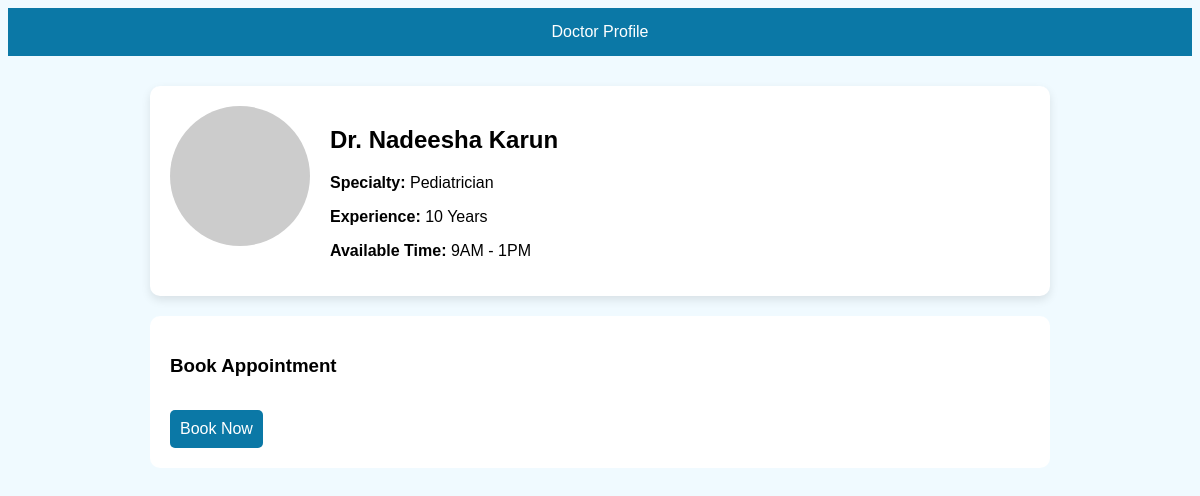
The app's page /doctor-profile.php?id=4 with its own data.
### tables this page shows
CREATE TABLE doctors (
    id INT AUTO_INCREMENT PRIMARY KEY,
    name VARCHAR(100) NOT NULL,
    specialization VARCHAR(100) NOT NULL,
    experience VARCHAR(50),
    available_time VARCHAR(100)
);

### doctor-profile.php (the view, shortened to what this page needs)
<?php
include "db.php";
$id = (int) $_GET['id'];
$sql = "SELECT * FROM doctors WHERE id = $id";
$result = $conn->query($sql);
$doctor = $result->fetch_assoc();
?>
<!DOCTYPE html>
<html lang="en">
<head>
</head>
<body>
<header>Doctor Profile</header>
<div class="container">
<div class="profile">
    <img src="https://via.placeholder.com/140" alt="Doctor">
    <div>
        <h2><?php echo htmlspecialchars($doctor['name']); ?></h2>
        <p><strong>Specialty:</strong> <?php echo htmlspecialchars($doctor['specialization']); ?></p>
        <p><strong>Experience:</strong> <?php echo htmlspecialchars($doctor['experience']); ?></p>
        <p><strong>Available Time:</strong> <?php echo htmlspecialchars($doctor['available_time']); ?></p>
    </div>
</div>
<div class="schedule">
    <h3>Book Appointment</h3>
    <a class="btn" href="appointment-booking.php?doctor_id=<?php echo $doctor['id']; ?>">
        Book Now
    </a>
</div>
</div>
</body>
</html>

### doctor-profile.php (style rules this page uses)
body { font-family: Arial; background: #f0faff; }
header { background: #0b78a6; color: white; padding: 15px; text-align: center; }
.container { width: 90%; max-width: 900px; margin: 30px auto; }
.profile { background: white; padding: 20px; border-radius: 10px; display: flex; gap: 20px; box-shadow: 0 4px 10px rgba(0,0,0,0.1); }
.profile img { width: 140px; height: 140px; border-radius: 50%; }
.schedule { margin-top: 20px; background: white; padding: 20px; border-radius: 10px; }
.btn { display: inline-block; margin-top: 15px; background: #0b78a6; color: white; padding: 10px; text-decoration: none; border-radius: 5px; }

### records on screen
doctors: name "Dr. Nadeesha Karun", specialization "Pediatrician", experience "10 Years", available_time "9AM - 1PM"
